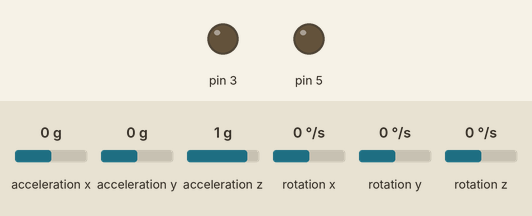
The sketch below on a simulated Arduino Uno, built with avr-gcc and run on an emulated ATmega328P. Parts: output pins drawn as LEDs (lit = HIGH). Wiring (inferred from the names in the program): MPU-6050 motion sensor at I2C address 0x68. Inputs (shaded band) come from the test bench; at power-on: acceleration x 0 g, acceleration z 1 g, rotation y 0 °/s, acceleration y 0 g, rotation x 0 °/s, rotation z 0 °/s. What the sketch prints to the serial monitor is not drawn.

Above: at 1.2 s.
1.3 s: acceleration x set to -1.4 g
At 2.9 s:
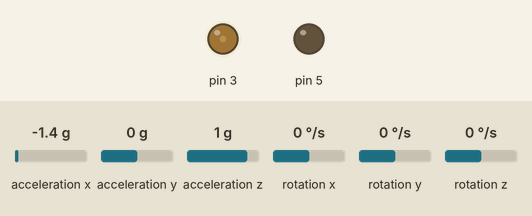
3.4 s: acceleration z set to 0 g
At 4.9 s:
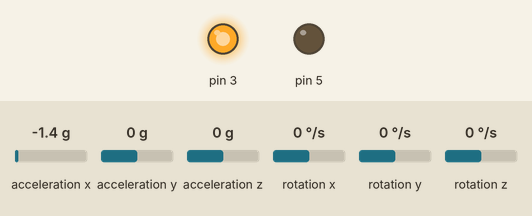
5.4 s: rotation y set to 100 °/s
8.4 s: acceleration x set to -0.1 g
11.4 s: acceleration x set to 0.2 g
At 13.09 s:
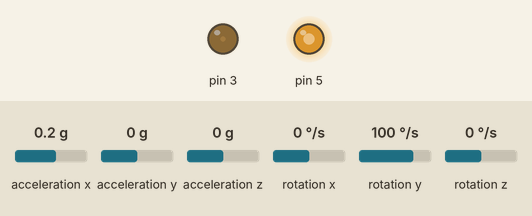
14.4 s: acceleration z set to -0.8 g
At 16.57 s:
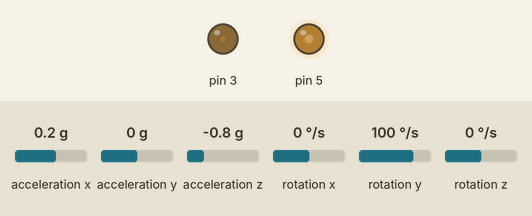
Timing chart, 0 to 18.4 s (numbered marks = the images above; inputs shaded):
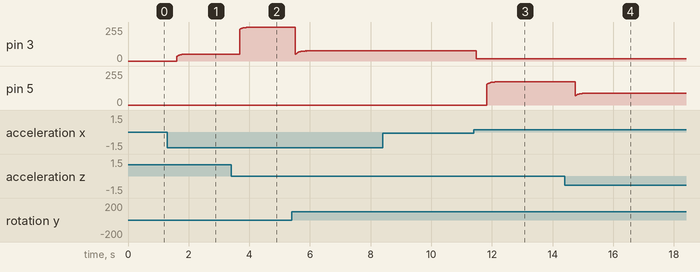

The sketch:

control_motor_with_imu.ino
```cpp
// MPU-6050 Short Example Sketch
// By Arduino User JohnChi
// August 17, 2014
// Public Domain
#include<Wire.h>
const int MPU_addr=0x68;  // I2C address of the MPU-6050
int16_t ax,ay,az,Tmp,gx,gy,gz;
double ax_off,ay_off,az_off,gx_off,gy_off,gz_off,thetax,thetay,thetaz,tic,toc,dtime,thetax_accel,thetay_accel;
double kp1, kp2;


void setup(){
  pinMode(3,OUTPUT);
  pinMode(5,OUTPUT);

  Wire.begin();
  Wire.beginTransmission(MPU_addr);
  Wire.write(0x6B);  // PWR_MGMT_1 register
  Wire.write(0);     // set to zero (wakes up the MPU-6050)
  Wire.endTransmission(true);
  Serial.begin(115200);

  // Read from the IMU while sitting still
  Wire.beginTransmission(MPU_addr);
  Wire.write(0x3B);  // starting with register 0x3B (ACCEL_XOUT_H)
  Wire.endTransmission(false);
  Wire.requestFrom(MPU_addr,14,true);  // request a total of 14 registers
  ax=Wire.read()<<8|Wire.read();  // 0x3B (ACCEL_XOUT_H) & 0x3C (ACCEL_XOUT_L)
  ay=Wire.read()<<8|Wire.read();  // 0x3D (ACCEL_YOUT_H) & 0x3E (ACCEL_YOUT_L)
  az=Wire.read()<<8|Wire.read();  // 0x3F (ACCEL_ZOUT_H) & 0x40 (ACCEL_ZOUT_L)
  Tmp=Wire.read()<<8|Wire.read();  // 0x41 (TEMP_OUT_H) & 0x42 (TEMP_OUT_L)
  gx=Wire.read()<<8|Wire.read();  // 0x43 (GYRO_XOUT_H) & 0x44 (GYRO_XOUT_L)
  gy=Wire.read()<<8|Wire.read();  // 0x45 (GYRO_YOUT_H) & 0x46 (GYRO_YOUT_L)
  gz=Wire.read()<<8|Wire.read();  // 0x47 (GYRO_ZOUT_H) & 0x48 (GYRO_ZOUT_L)

  // Assign the offsets to be the first values read
  ax_off = ax;
  ay_off = ay;
  az_off = az;

  gx_off = gx;
  gy_off = gy;
  gz_off = gz;

  // Motor Kp values
  kp1 = 2;
  kp2 = 2;
}
void loop(){
  tic = millis();
  Wire.beginTransmission(MPU_addr);
  Wire.write(0x3B);  // starting with register 0x3B (ACCEL_XOUT_H)
  Wire.endTransmission(false);
  Wire.requestFrom(MPU_addr,14,true);  // request a total of 14 registers
  ax=Wire.read()<<8|Wire.read();  // 0x3B (ACCEL_XOUT_H) & 0x3C (ACCEL_XOUT_L)
  ay=Wire.read()<<8|Wire.read();  // 0x3D (ACCEL_YOUT_H) & 0x3E (ACCEL_YOUT_L)
  az=Wire.read()<<8|Wire.read();  // 0x3F (ACCEL_ZOUT_H) & 0x40 (ACCEL_ZOUT_L)
  Tmp=Wire.read()<<8|Wire.read();  // 0x41 (TEMP_OUT_H) & 0x42 (TEMP_OUT_L)
  gx=Wire.read()<<8|Wire.read();  // 0x43 (GYRO_XOUT_H) & 0x44 (GYRO_XOUT_L)
  gy=Wire.read()<<8|Wire.read();  // 0x45 (GYRO_YOUT_H) & 0x46 (GYRO_YOUT_L)
  gz=Wire.read()<<8|Wire.read();  // 0x47 (GYRO_ZOUT_H) & 0x48 (GYRO_ZOUT_L)

  thetax_accel = atan2(ay,az)*180.0/3.14159;
  thetay_accel = atan2(-ax,az)*180.0/3.14159;

  gx = gx - gx_off;
  gy = gy - gy_off;
  gz = gz - gz_off;

  dtime = (tic-toc)/1000/100;
  thetax = .05*thetax_accel + .95*(thetax+dtime*gx);
  thetay = .05*thetay_accel + .95*(thetay+dtime*gy);
  thetaz = thetaz + dtime*gz;

  Serial.print(" | thetax = "); Serial.print(thetax);
  Serial.print(" | thetay = "); Serial.print(thetay);
  Serial.print(" | thetaz = "); Serial.print(thetaz);
  Serial.print(" | Tmp = "); Serial.println(Tmp/340.00+36.53);  //equation for temperature in degrees C from datasheet
  /*
  //Serial.print(" | GyY = "); Serial.print(gy);
  //Serial.print(" | GyZ = "); Serial.println(gz);
  Serial.print(" | gx = "); Serial.print(gx);
  Serial.print(" | gy = "); Serial.print(gy);
  Serial.print(" | gz = "); Serial.print(gz);
  Serial.print(" | ax = "); Serial.print(ax);
  Serial.print(" | ay = "); Serial.print(ay);
  Serial.print(" | az = "); Serial.println(az);
  */

  // Control the motor
  if(thetay>0)
  {
    analogWrite(3,kp1*(thetay*255/90));
  }
  if(thetay<0)
  {
    analogWrite(5,kp1*(-thetay*255/90));
  }

  delay(1);
  toc = tic;
}
```

Measured:
- the behaviour switches between 0 and 0.1 g on acceleration x (found by bisection; images 2 and 3)
- after the input at 1.3 s, pin 3: moves from 0/255 to 52/255 over 0.35 s, starting after 0.31 s
- after the input at 3.4 s, pin 3: moves from 52/255 to 253/255 over 0.29 s, starting after 0.29 s
